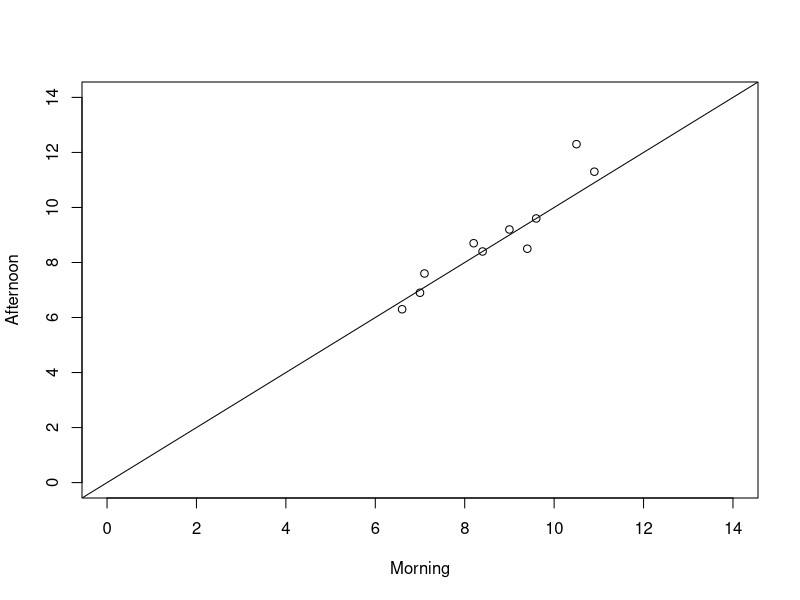

The R source for this figure:
# page number = 410

x <- c(8.2, 9.6, 7.0, 9.4, 10.9, 7.1, 9.0, 6.6, 8.4, 10.5)
y <- c(8.7, 9.6, 6.9, 8.5, 11.3, 7.6, 9.2, 6.3, 8.4, 12.3)
r <- cor(x, y)
cat(round(r, 3))
plot(x, y, xlim = c(0, 14), ylim = c(0, 14), xlab = "Morning", ylab = "Afternoon")
abline(a = 0, b = 1)  # Adds a line y = x to the plot
